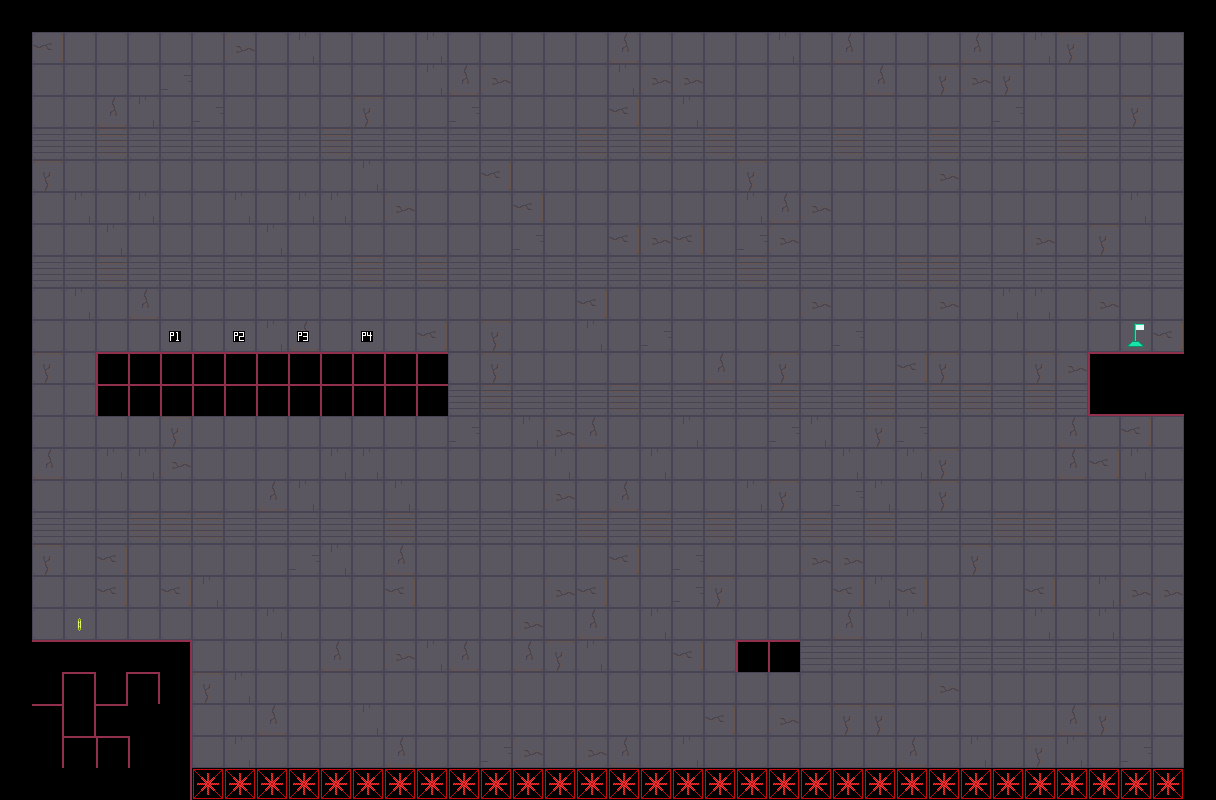

Rendered tile map (Tiled .tmx) drawn with the repository's tilesets; below, a short description and the map source with its tile grids summarised:
An orthogonal 38x25 tile map with 32x32 px tiles, 3 tile layers (Tiles, Specials, Ingredients), 2 tilesets.

<map version="1.0" orientation="orthogonal" renderorder="right-down" width="38" height="25" tilewidth="32" tileheight="32" nextobjectid="1">
 <tileset firstgid="1" source="../Tiles.tsx" />
 <tileset firstgid="71" source="../Ingredients.tsx" />
 <layer name="Tiles" width="38" height="25" opacity="0.9">
  <data>[950 cells, 950 non-empty, 9 distinct tile ids]</data>
 </layer>
 <layer name="Specials" width="38" height="25">
  <data>[950 cells, 4 non-empty, 4 distinct tile ids]</data>
 </layer>
 <layer name="Ingredients" width="38" height="25">
  <data>[950 cells, 2 non-empty, 2 distinct tile ids]</data>
 </layer>
</map>
